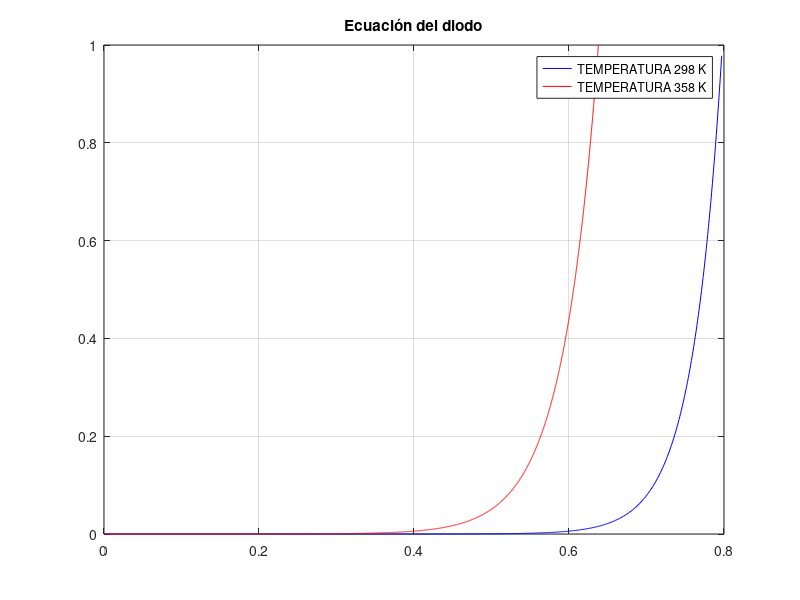

This chart was generated by the following MATLAB code:
v1=[0:0.001:.7979];
w1=298;
q=1.6022e-19;
n=1.5;
k=1.38e-23;
num1=q.*v1;
den1=n*k*w1;
M1=num1./den1;
x1=1e-9.*exp(M1);
v2=[0:0.0001:.6379];
w2=358;
num2=q.*v2;
den2=n*k*w2;
M2=num2./den2;
x2=1024e-9.*exp(M2);

plot(v1,x1,'b',v2,x2,'r');
title('Ecuación del diodo'); 
legend('TEMPERATURA 298 K', 'TEMPERATURA 358 K');
grid 